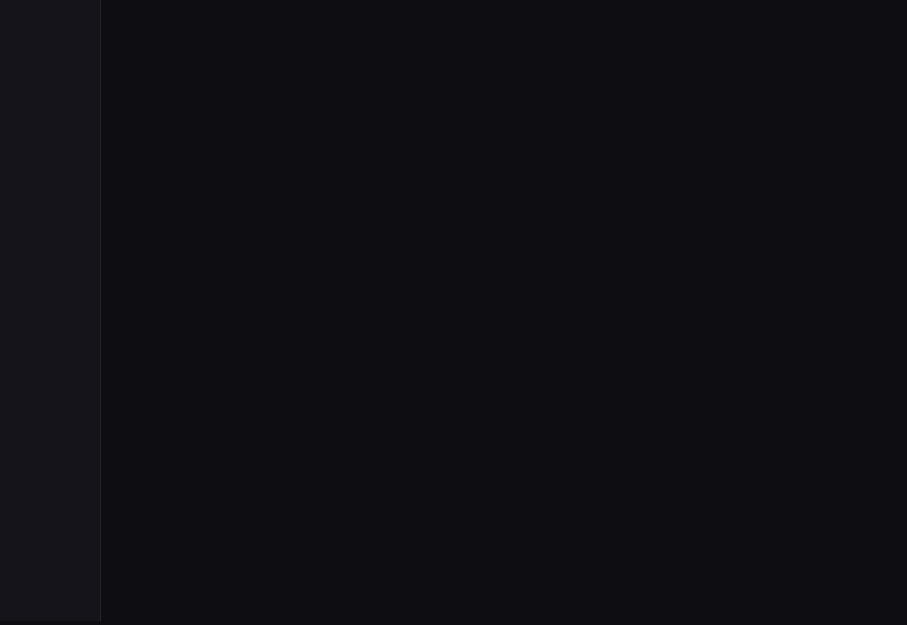
<?xml version="1.0" encoding="UTF-8"?>
<ui version="4.0">
 <class>NoNWindow</class>
 <widget class="QMainWindow" name="NoNWindow">
  <property name="geometry">
   <rect>
    <x>0</x>
    <y>0</y>
    <width>907</width>
    <height>625</height>
   </rect>
  </property>
  <property name="windowTitle">
   <string>NoNWindow</string>
  </property>
  <widget class="QWidget" name="centralwidget">
   <property name="styleSheet">
    <string notr="true">*{
	background-color: #0d0d12;
	color: #f0f0f8;
	font-family: -apple-system, BlinkMacSystemFont, 'Segoe UI', sans-serif;
	height: 100vh;
	display: flex;
}</string>
   </property>
   <widget class="QWidget" name="LeftWidget" native="true">
    <property name="geometry">
     <rect>
      <x>0</x>
      <y>0</y>
      <width>101</width>
      <height>621</height>
     </rect>
    </property>
    <property name="styleSheet">
     <string notr="true">*{
	background-color: #14141a;
	width: 72px;
	display: flex;
	flex-direction: column;
	align-items: center;
	padding: 16px 0;
	border-right: 1px solid #24242e;
}</string>
    </property>
   </widget>
  </widget>
 </widget>
 <resources/>
 <connections/>
</ui>
